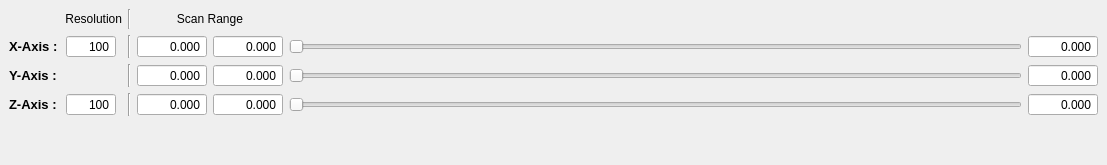
  <widget class="QDockWidget" name="scan_control_dockWidget">
   <property name="maximumSize">
    <size>
     <width>524287</width>
     <height>170</height>
    </size>
   </property>
   <property name="windowTitle">
    <string>Scan parameters</string>
   </property>
   <attribute name="dockWidgetArea">
    <number>8</number>
   </attribute>
   <widget class="QWidget" name="dockWidgetContents_3">
    <layout class="QGridLayout" name="gridLayout_3">
     <item row="0" column="0" colspan="2">
      <widget class="QLabel" name="resolutionLabel">
       <property name="sizePolicy">
        <sizepolicy hsizetype="Fixed" vsizetype="Preferred">
         <horstretch>0</horstretch>
         <verstretch>0</verstretch>
        </sizepolicy>
       </property>
       <property name="minimumSize">
        <size>
         <width>50</width>
         <height>0</height>
        </size>
       </property>
       <property name="maximumSize">
        <size>
         <width>125</width>
         <height>16777215</height>
        </size>
       </property>
       <property name="text">
        <string>Resolution</string>
       </property>
       <property name="alignment">
        <set>Qt::AlignRight|Qt::AlignTrailing|Qt::AlignVCenter</set>
       </property>
      </widget>
     </item>
     <item row="0" column="2">
      <widget class="Line" name="line">
       <property name="orientation">
        <enum>Qt::Vertical</enum>
       </property>
      </widget>
     </item>
     <item row="0" column="3" colspan="2">
      <widget class="QLabel" name="scanrangeLabel">
       <property name="text">
        <string>Scan Range</string>
       </property>
       <property name="alignment">
        <set>Qt::AlignCenter</set>
       </property>
      </widget>
     </item>
     <item row="0" column="5">
      <spacer name="horizontalSpacer_2">
       <property name="orientation">
        <enum>Qt::Horizontal</enum>
       </property>
       <property name="sizeHint" stdset="0">
        <size>
         <width>733</width>
         <height>20</height>
        </size>
       </property>
      </spacer>
     </item>
     <item row="1" column="0">
      <widget class="QLabel" name="xAxisLabel">
       <property name="sizePolicy">
        <sizepolicy hsizetype="Fixed" vsizetype="Preferred">
         <horstretch>0</horstretch>
         <verstretch>0</verstretch>
        </sizepolicy>
       </property>
       <property name="font">
        <font>
         <pointsize>10</pointsize>
         <weight>75</weight>
         <bold>true</bold>
        </font>
       </property>
       <property name="text">
        <string>X-Axis :</string>
       </property>
       <property name="scaledContents">
        <bool>false</bool>
       </property>
      </widget>
     </item>
     <item row="1" column="1">
      <widget class="QSpinBox" name="xy_res_InputWidget">
       <property name="sizePolicy">
        <sizepolicy hsizetype="Expanding" vsizetype="Fixed">
         <horstretch>0</horstretch>
         <verstretch>0</verstretch>
        </sizepolicy>
       </property>
       <property name="maximumSize">
        <size>
         <width>50</width>
         <height>16777215</height>
        </size>
       </property>
       <property name="mouseTracking">
        <bool>true</bool>
       </property>
       <property name="focusPolicy">
        <enum>Qt::WheelFocus</enum>
       </property>
       <property name="acceptDrops">
        <bool>true</bool>
       </property>
       <property name="toolTip">
        <string>&lt;html&gt;&lt;head/&gt;&lt;body&gt;&lt;p&gt;&lt;span style=&quot; font-size:10pt; font-weight:600;&quot;&gt;XY-Resolution&lt;/span&gt;&lt;/p&gt;&lt;/body&gt;&lt;/html&gt;</string>
       </property>
       <property name="alignment">
        <set>Qt::AlignRight|Qt::AlignTrailing|Qt::AlignVCenter</set>
       </property>
       <property name="buttonSymbols">
        <enum>QAbstractSpinBox::NoButtons</enum>
       </property>
       <property name="accelerated">
        <bool>true</bool>
       </property>
       <property name="minimum">
        <number>2</number>
       </property>
       <property name="maximum">
        <number>10000</number>
       </property>
       <property name="value">
        <number>100</number>
       </property>
      </widget>
     </item>
     <item row="1" column="2">
      <widget class="Line" name="line_2">
       <property name="orientation">
        <enum>Qt::Vertical</enum>
       </property>
      </widget>
     </item>
     <item row="1" column="3">
      <widget class="ScienDSpinBox" name="x_min_InputWidget">
       <property name="sizePolicy">
        <sizepolicy hsizetype="Expanding" vsizetype="Fixed">
         <horstretch>0</horstretch>
         <verstretch>0</verstretch>
        </sizepolicy>
       </property>
       <property name="minimumSize">
        <size>
         <width>70</width>
         <height>0</height>
        </size>
       </property>
       <property name="maximumSize">
        <size>
         <width>50</width>
         <height>16777215</height>
        </size>
       </property>
       <property name="mouseTracking">
        <bool>true</bool>
       </property>
       <property name="focusPolicy">
        <enum>Qt::WheelFocus</enum>
       </property>
       <property name="acceptDrops">
        <bool>true</bool>
       </property>
       <property name="toolTip">
        <string>&lt;html&gt;&lt;head/&gt;&lt;body&gt;&lt;p&gt;&lt;span style=&quot; font-size:10pt; font-weight:600;&quot;&gt;X_Min&lt;/span&gt;&lt;/p&gt;&lt;/body&gt;&lt;/html&gt;</string>
       </property>
       <property name="alignment">
        <set>Qt::AlignRight|Qt::AlignTrailing|Qt::AlignVCenter</set>
       </property>
       <property name="buttonSymbols">
        <enum>QAbstractSpinBox::NoButtons</enum>
       </property>
       <property name="accelerated">
        <bool>true</bool>
       </property>
       <property name="decimals">
        <number>3</number>
       </property>
       <property name="minimum">
        <double>-200.000000000000000</double>
       </property>
       <property name="maximum">
        <double>200.000000000000000</double>
       </property>
       <property name="singleStep">
        <double>0.100000000000000</double>
       </property>
      </widget>
     </item>
     <item row="1" column="4">
      <widget class="ScienDSpinBox" name="x_max_InputWidget">
       <property name="sizePolicy">
        <sizepolicy hsizetype="Expanding" vsizetype="Fixed">
         <horstretch>0</horstretch>
         <verstretch>0</verstretch>
        </sizepolicy>
       </property>
       <property name="minimumSize">
        <size>
         <width>70</width>
         <height>0</height>
        </size>
       </property>
       <property name="maximumSize">
        <size>
         <width>50</width>
         <height>16777215</height>
        </size>
       </property>
       <property name="mouseTracking">
        <bool>true</bool>
       </property>
       <property name="focusPolicy">
        <enum>Qt::WheelFocus</enum>
       </property>
       <property name="acceptDrops">
        <bool>true</bool>
       </property>
       <property name="toolTip">
        <string>&lt;html&gt;&lt;head/&gt;&lt;body&gt;&lt;p&gt;&lt;span style=&quot; font-size:10pt; font-weight:600;&quot;&gt;X_Max&lt;/span&gt;&lt;/p&gt;&lt;/body&gt;&lt;/html&gt;</string>
       </property>
       <property name="alignment">
        <set>Qt::AlignRight|Qt::AlignTrailing|Qt::AlignVCenter</set>
       </property>
       <property name="buttonSymbols">
        <enum>QAbstractSpinBox::NoButtons</enum>
       </property>
       <property name="accelerated">
        <bool>true</bool>
       </property>
       <property name="decimals">
        <number>3</number>
       </property>
       <property name="minimum">
        <double>-200.000000000000000</double>
       </property>
       <property name="maximum">
        <double>200.000000000000000</double>
       </property>
      </widget>
     </item>
     <item row="1" column="5">
      <widget class="QSlider" name="x_SliderWidget">
       <property name="minimumSize">
        <size>
         <width>150</width>
         <height>0</height>
        </size>
       </property>
       <property name="singleStep">
        <number>1</number>
       </property>
       <property name="orientation">
        <enum>Qt::Horizontal</enum>
       </property>
      </widget>
     </item>
     <item row="1" column="6">
      <widget class="ScienDSpinBox" name="x_current_InputWidget">
       <property name="sizePolicy">
        <sizepolicy hsizetype="Expanding" vsizetype="Fixed">
         <horstretch>0</horstretch>
         <verstretch>0</verstretch>
        </sizepolicy>
       </property>
       <property name="minimumSize">
        <size>
         <width>70</width>
         <height>0</height>
        </size>
       </property>
       <property name="maximumSize">
        <size>
         <width>50</width>
         <height>16777215</height>
        </size>
       </property>
       <property name="mouseTracking">
        <bool>true</bool>
       </property>
       <property name="focusPolicy">
        <enum>Qt::WheelFocus</enum>
       </property>
       <property name="acceptDrops">
        <bool>true</bool>
       </property>
       <property name="toolTip">
        <string>&lt;html&gt;&lt;head/&gt;&lt;body&gt;&lt;p&gt;&lt;span style=&quot; font-size:10pt; font-weight:600;&quot;&gt;X-position&lt;/span&gt;&lt;/p&gt;&lt;/body&gt;&lt;/html&gt;</string>
       </property>
       <property name="alignment">
        <set>Qt::AlignRight|Qt::AlignTrailing|Qt::AlignVCenter</set>
       </property>
       <property name="buttonSymbols">
        <enum>QAbstractSpinBox::NoButtons</enum>
       </property>
       <property name="accelerated">
        <bool>true</bool>
       </property>
       <property name="decimals">
        <number>3</number>
       </property>
       <property name="minimum">
        <double>-1000.000000000000000</double>
       </property>
       <property name="maximum">
        <double>1000.000000000000000</double>
       </property>
       <property name="singleStep">
        <double>0.010000000000000</double>
       </property>
      </widget>
     </item>
     <item row="2" column="0">
      <widget class="QLabel" name="yAxisLabel">
       <property name="sizePolicy">
        <sizepolicy hsizetype="Fixed" vsizetype="Preferred">
         <horstretch>0</horstretch>
         <verstretch>0</verstretch>
        </sizepolicy>
       </property>
       <property name="font">
        <font>
         <pointsize>10</pointsize>
         <weight>75</weight>
         <bold>true</bold>
        </font>
       </property>
       <property name="text">
        <string>Y-Axis :</string>
       </property>
      </widget>
     </item>
     <item row="2" column="1">
      <spacer name="horizontalSpacer_3">
       <property name="orientation">
        <enum>Qt::Horizontal</enum>
       </property>
       <property name="sizeType">
        <enum>QSizePolicy::Fixed</enum>
       </property>
       <property name="sizeHint" stdset="0">
        <size>
         <width>56</width>
         <height>20</height>
        </size>
       </property>
      </spacer>
     </item>
     <item row="2" column="2">
      <widget class="Line" name="line_3">
       <property name="orientation">
        <enum>Qt::Vertical</enum>
       </property>
      </widget>
     </item>
     <item row="2" column="3">
      <widget class="ScienDSpinBox" name="y_min_InputWidget">
       <property name="sizePolicy">
        <sizepolicy hsizetype="Expanding" vsizetype="Fixed">
         <horstretch>0</horstretch>
         <verstretch>0</verstretch>
        </sizepolicy>
       </property>
       <property name="minimumSize">
        <size>
         <width>70</width>
         <height>0</height>
        </size>
       </property>
       <property name="maximumSize">
        <size>
         <width>50</width>
         <height>16777215</height>
        </size>
       </property>
       <property name="mouseTracking">
        <bool>true</bool>
       </property>
       <property name="focusPolicy">
        <enum>Qt::WheelFocus</enum>
       </property>
       <property name="acceptDrops">
        <bool>true</bool>
       </property>
       <property name="toolTip">
        <string>&lt;html&gt;&lt;head/&gt;&lt;body&gt;&lt;p&gt;&lt;span style=&quot; font-size:10pt; font-weight:600;&quot;&gt;Y_Min&lt;/span&gt;&lt;/p&gt;&lt;/body&gt;&lt;/html&gt;</string>
       </property>
       <property name="alignment">
        <set>Qt::AlignRight|Qt::AlignTrailing|Qt::AlignVCenter</set>
       </property>
       <property name="buttonSymbols">
        <enum>QAbstractSpinBox::NoButtons</enum>
       </property>
       <property name="accelerated">
        <bool>true</bool>
       </property>
       <property name="decimals">
        <number>3</number>
       </property>
       <property name="minimum">
        <double>-200.000000000000000</double>
       </property>
       <property name="maximum">
        <double>200.000000000000000</double>
       </property>
      </widget>
     </item>
     <item row="2" column="4">
      <widget class="ScienDSpinBox" name="y_max_InputWidget">
       <property name="sizePolicy">
        <sizepolicy hsizetype="Expanding" vsizetype="Fixed">
         <horstretch>0</horstretch>
         <verstretch>0</verstretch>
        </sizepolicy>
       </property>
       <property name="minimumSize">
        <size>
         <width>70</width>
         <height>0</height>
        </size>
       </property>
       <property name="maximumSize">
        <size>
         <width>50</width>
         <height>16777215</height>
        </size>
       </property>
       <property name="mouseTracking">
        <bool>true</bool>
       </property>
       <property name="focusPolicy">
        <enum>Qt::WheelFocus</enum>
       </property>
       <property name="acceptDrops">
        <bool>true</bool>
       </property>
       <property name="toolTip">
        <string>&lt;html&gt;&lt;head/&gt;&lt;body&gt;&lt;p&gt;&lt;span style=&quot; font-size:10pt; font-weight:600;&quot;&gt;Y_Max&lt;/span&gt;&lt;/p&gt;&lt;/body&gt;&lt;/html&gt;</string>
       </property>
       <property name="alignment">
        <set>Qt::AlignRight|Qt::AlignTrailing|Qt::AlignVCenter</set>
       </property>
       <property name="buttonSymbols">
        <enum>QAbstractSpinBox::NoButtons</enum>
       </property>
       <property name="accelerated">
        <bool>true</bool>
       </property>
       <property name="decimals">
        <number>3</number>
       </property>
       <property name="minimum">
        <double>-200.000000000000000</double>
       </property>
       <property name="maximum">
        <double>200.000000000000000</double>
       </property>
      </widget>
     </item>
     <item row="2" column="5">
      <widget class="QSlider" name="y_SliderWidget">
       <property name="sizePolicy">
        <sizepolicy hsizetype="Expanding" vsizetype="Fixed">
         <horstretch>0</horstretch>
         <verstretch>0</verstretch>
        </sizepolicy>
       </property>
       <property name="minimumSize">
        <size>
         <width>150</width>
         <height>0</height>
        </size>
       </property>
       <property name="sizeIncrement">
        <size>
         <width>0</width>
         <height>0</height>
        </size>
       </property>
       <property name="baseSize">
        <size>
         <width>0</width>
         <height>0</height>
        </size>
       </property>
       <property name="focusPolicy">
        <enum>Qt::StrongFocus</enum>
       </property>
       <property name="orientation">
        <enum>Qt::Horizontal</enum>
       </property>
      </widget>
     </item>
     <item row="2" column="6">
      <widget class="ScienDSpinBox" name="y_current_InputWidget">
       <property name="sizePolicy">
        <sizepolicy hsizetype="Expanding" vsizetype="Fixed">
         <horstretch>0</horstretch>
         <verstretch>0</verstretch>
        </sizepolicy>
       </property>
       <property name="minimumSize">
        <size>
         <width>70</width>
         <height>0</height>
        </size>
       </property>
       <property name="maximumSize">
        <size>
         <width>50</width>
         <height>16777215</height>
        </size>
       </property>
       <property name="mouseTracking">
        <bool>true</bool>
       </property>
       <property name="focusPolicy">
        <enum>Qt::WheelFocus</enum>
       </property>
       <property name="acceptDrops">
        <bool>true</bool>
       </property>
       <property name="toolTip">
        <string>&lt;html&gt;&lt;head/&gt;&lt;body&gt;&lt;p&gt;&lt;span style=&quot; font-size:10pt; font-weight:600;&quot;&gt;Y-position&lt;/span&gt;&lt;/p&gt;&lt;/body&gt;&lt;/html&gt;</string>
       </property>
       <property name="alignment">
        <set>Qt::AlignRight|Qt::AlignTrailing|Qt::AlignVCenter</set>
       </property>
       <property name="buttonSymbols">
        <enum>QAbstractSpinBox::NoButtons</enum>
       </property>
       <property name="accelerated">
        <bool>true</bool>
       </property>
       <property name="decimals">
        <number>3</number>
       </property>
       <property name="minimum">
        <double>-1000.000000000000000</double>
       </property>
       <property name="maximum">
        <double>1000.000000000000000</double>
       </property>
       <property name="singleStep">
        <double>0.010000000000000</double>
       </property>
      </widget>
     </item>
     <item row="3" column="0">
      <widget class="QLabel" name="zAxisLabel">
       <property name="sizePolicy">
        <sizepolicy hsizetype="Fixed" vsizetype="Preferred">
         <horstretch>0</horstretch>
         <verstretch>0</verstretch>
        </sizepolicy>
       </property>
       <property name="minimumSize">
        <size>
         <width>51</width>
         <height>0</height>
        </size>
       </property>
       <property name="font">
        <font>
         <pointsize>10</pointsize>
         <weight>75</weight>
         <bold>true</bold>
        </font>
       </property>
       <property name="text">
        <string>Z-Axis :</string>
       </property>
      </widget>
     </item>
     <item row="3" column="1">
      <widget class="QSpinBox" name="z_res_InputWidget">
       <property name="sizePolicy">
        <sizepolicy hsizetype="Expanding" vsizetype="Fixed">
         <horstretch>0</horstretch>
         <verstretch>0</verstretch>
        </sizepolicy>
       </property>
       <property name="maximumSize">
        <size>
         <width>50</width>
         <height>16777215</height>
        </size>
       </property>
       <property name="mouseTracking">
        <bool>true</bool>
       </property>
       <property name="focusPolicy">
        <enum>Qt::WheelFocus</enum>
       </property>
       <property name="acceptDrops">
        <bool>true</bool>
       </property>
       <property name="toolTip">
        <string>&lt;html&gt;&lt;head/&gt;&lt;body&gt;&lt;p&gt;&lt;span style=&quot; font-size:10pt; font-weight:600;&quot;&gt;Z-Resolution&lt;/span&gt;&lt;/p&gt;&lt;/body&gt;&lt;/html&gt;</string>
       </property>
       <property name="alignment">
        <set>Qt::AlignRight|Qt::AlignTrailing|Qt::AlignVCenter</set>
       </property>
       <property name="buttonSymbols">
        <enum>QAbstractSpinBox::NoButtons</enum>
       </property>
       <property name="accelerated">
        <bool>true</bool>
       </property>
       <property name="minimum">
        <number>2</number>
       </property>
       <property name="maximum">
        <number>10000</number>
       </property>
       <property name="value">
        <number>100</number>
       </property>
      </widget>
     </item>
     <item row="3" column="2">
      <widget class="Line" name="line_4">
       <property name="orientation">
        <enum>Qt::Vertical</enum>
       </property>
      </widget>
     </item>
     <item row="3" column="3">
      <widget class="ScienDSpinBox" name="z_min_InputWidget">
       <property name="sizePolicy">
        <sizepolicy hsizetype="Expanding" vsizetype="Fixed">
         <horstretch>0</horstretch>
         <verstretch>0</verstretch>
        </sizepolicy>
       </property>
       <property name="minimumSize">
        <size>
         <width>70</width>
         <height>0</height>
        </size>
       </property>
       <property name="maximumSize">
        <size>
         <width>50</width>
         <height>16777215</height>
        </size>
       </property>
       <property name="mouseTracking">
        <bool>true</bool>
       </property>
       <property name="focusPolicy">
        <enum>Qt::WheelFocus</enum>
       </property>
       <property name="acceptDrops">
        <bool>true</bool>
       </property>
       <property name="toolTip">
        <string>&lt;html&gt;&lt;head/&gt;&lt;body&gt;&lt;p&gt;&lt;span style=&quot; font-size:10pt; font-weight:600;&quot;&gt;Z_Min&lt;/span&gt;&lt;/p&gt;&lt;/body&gt;&lt;/html&gt;</string>
       </property>
       <property name="alignment">
        <set>Qt::AlignRight|Qt::AlignTrailing|Qt::AlignVCenter</set>
       </property>
       <property name="buttonSymbols">
        <enum>QAbstractSpinBox::NoButtons</enum>
       </property>
       <property name="accelerated">
        <bool>true</bool>
       </property>
       <property name="decimals">
        <number>3</number>
       </property>
       <property name="minimum">
        <double>-200.000000000000000</double>
       </property>
       <property name="maximum">
        <double>200.000000000000000</double>
       </property>
      </widget>
     </item>
     <item row="3" column="4">
      <widget class="ScienDSpinBox" name="z_max_InputWidget">
       <property name="sizePolicy">
        <sizepolicy hsizetype="Expanding" vsizetype="Fixed">
         <horstretch>0</horstretch>
         <verstretch>0</verstretch>
        </sizepolicy>
       </property>
       <property name="minimumSize">
        <size>
         <width>70</width>
         <height>0</height>
        </size>
       </property>
       <property name="maximumSize">
        <size>
         <width>50</width>
         <height>16777215</height>
        </size>
       </property>
       <property name="mouseTracking">
        <bool>true</bool>
       </property>
       <property name="focusPolicy">
        <enum>Qt::WheelFocus</enum>
       </property>
       <property name="acceptDrops">
        <bool>true</bool>
       </property>
       <property name="toolTip">
        <string>&lt;html&gt;&lt;head/&gt;&lt;body&gt;&lt;p&gt;&lt;span style=&quot; font-size:10pt; font-weight:600;&quot;&gt;Z_Max&lt;/span&gt;&lt;/p&gt;&lt;/body&gt;&lt;/html&gt;</string>
       </property>
       <property name="alignment">
        <set>Qt::AlignRight|Qt::AlignTrailing|Qt::AlignVCenter</set>
       </property>
       <property name="buttonSymbols">
        <enum>QAbstractSpinBox::NoButtons</enum>
       </property>
       <property name="accelerated">
        <bool>true</bool>
       </property>
       <property name="decimals">
        <number>3</number>
       </property>
       <property name="minimum">
        <double>-200.000000000000000</double>
       </property>
       <property name="maximum">
        <double>200.000000000000000</double>
       </property>
      </widget>
     </item>
     <item row="3" column="5">
      <widget class="QSlider" name="z_SliderWidget">
       <property name="minimumSize">
        <size>
         <width>150</width>
         <height>0</height>
        </size>
       </property>
       <property name="orientation">
        <enum>Qt::Horizontal</enum>
       </property>
      </widget>
     </item>
     <item row="3" column="6">
      <widget class="ScienDSpinBox" name="z_current_InputWidget">
       <property name="sizePolicy">
        <sizepolicy hsizetype="Expanding" vsizetype="Fixed">
         <horstretch>0</horstretch>
         <verstretch>0</verstretch>
        </sizepolicy>
       </property>
       <property name="minimumSize">
        <size>
         <width>70</width>
         <height>0</height>
        </size>
       </property>
       <property name="maximumSize">
        <size>
         <width>50</width>
         <height>16777215</height>
        </size>
       </property>
       <property name="mouseTracking">
        <bool>true</bool>
       </property>
       <property name="focusPolicy">
        <enum>Qt::WheelFocus</enum>
       </property>
       <property name="acceptDrops">
        <bool>true</bool>
       </property>
       <property name="toolTip">
        <string>&lt;html&gt;&lt;head/&gt;&lt;body&gt;&lt;p&gt;&lt;span style=&quot; font-size:10pt; font-weight:600;&quot;&gt;Z-position&lt;/span&gt;&lt;/p&gt;&lt;/body&gt;&lt;/html&gt;</string>
       </property>
       <property name="alignment">
        <set>Qt::AlignRight|Qt::AlignTrailing|Qt::AlignVCenter</set>
       </property>
       <property name="buttonSymbols">
        <enum>QAbstractSpinBox::NoButtons</enum>
       </property>
       <property name="decimals">
        <number>3</number>
       </property>
       <property name="minimum">
        <double>-1000.000000000000000</double>
       </property>
       <property name="maximum">
        <double>1000.000000000000000</double>
       </property>
       <property name="singleStep">
        <double>0.010000000000000</double>
       </property>
      </widget>
     </item>
     <item row="4" column="5">
      <spacer name="verticalSpacer_2">
       <property name="orientation">
        <enum>Qt::Vertical</enum>
       </property>
       <property name="sizeHint" stdset="0">
        <size>
         <width>20</width>
         <height>40</height>
        </size>
       </property>
      </spacer>
     </item>
    </layout>
   </widget>
  </widget>
